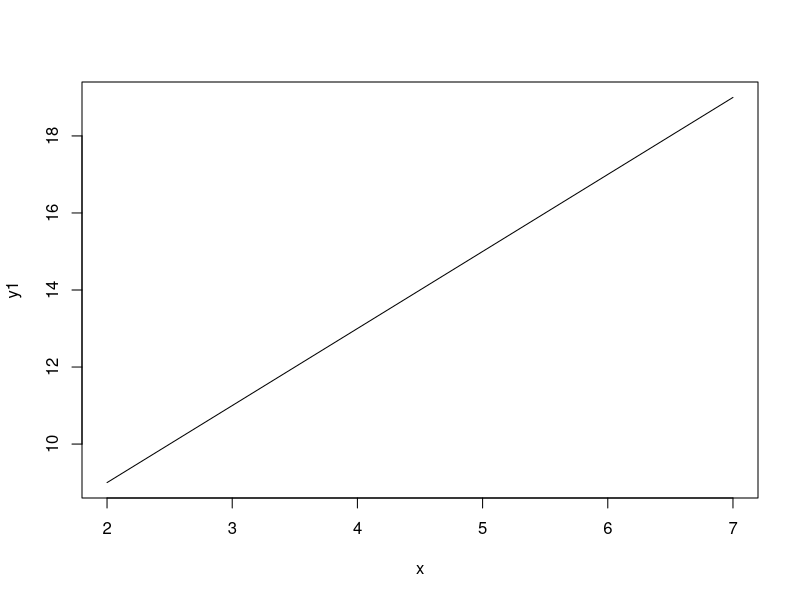
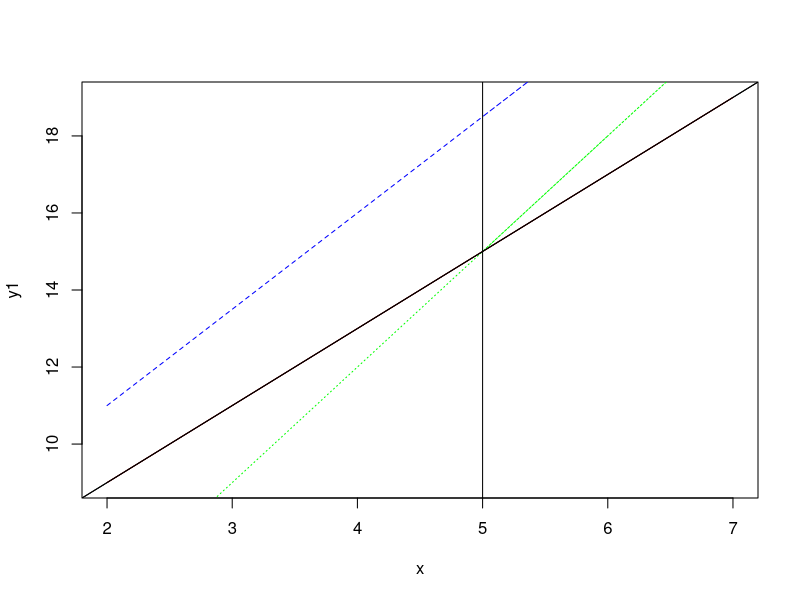
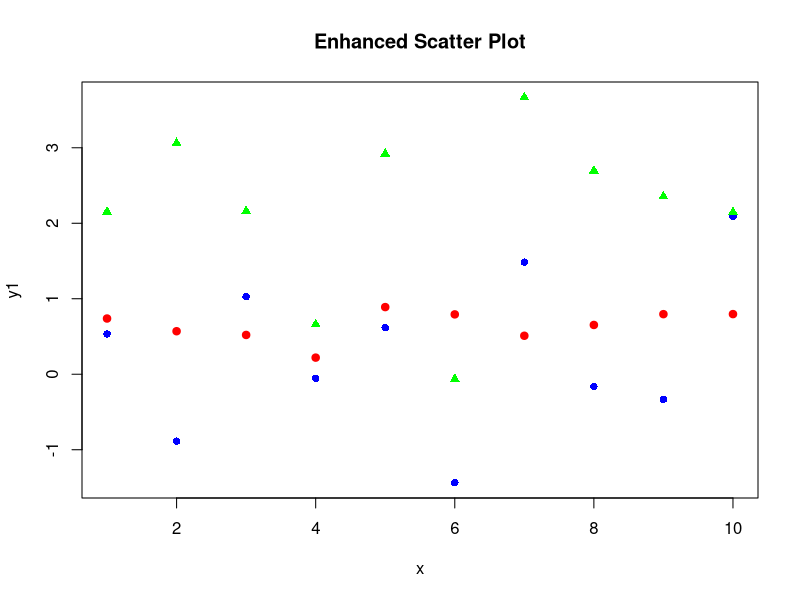

Here is the R script that generated these plots, in order:
x=c(2,4,5,6,6,5,7,6,6,7)
y=c(4,4,5,6,5,5,4,4,5,4) #not reletion
y1= 2*x+5
y2= 2.5*x+6
y3= 3*x
plot(x,y1,type="l")

plot(x,y1,type="l",lty = 1,col="red")
lines(x,y2,lty=2,col="blue")
lines(x,y3,lty=3,col="green")

points(x,y)

text(4,20,"plot of y on x")

abline(5,2) # intersept, slop
abline(15,3)
abline(h=4)
abline(v=5)


a= lm(y1~x)
a
#a$(Intercept)
abline(a)


# Create example data
x <- 1:10
y1 <- rnorm(10)
y2 <- runif(10)
y3 <- rnorm(10, mean = 2)

# Create the main plot
plot(x, y1, main = "Enhanced Scatter Plot", col = "blue", pch = 16, ylim = range(c(y1, y2, y3)))

# Add additional points
points(x, y2, col = "red", pch = 19)  # Red solid circles
points(x, y3, col = "green", pch = 17)  # Green solid triangles

